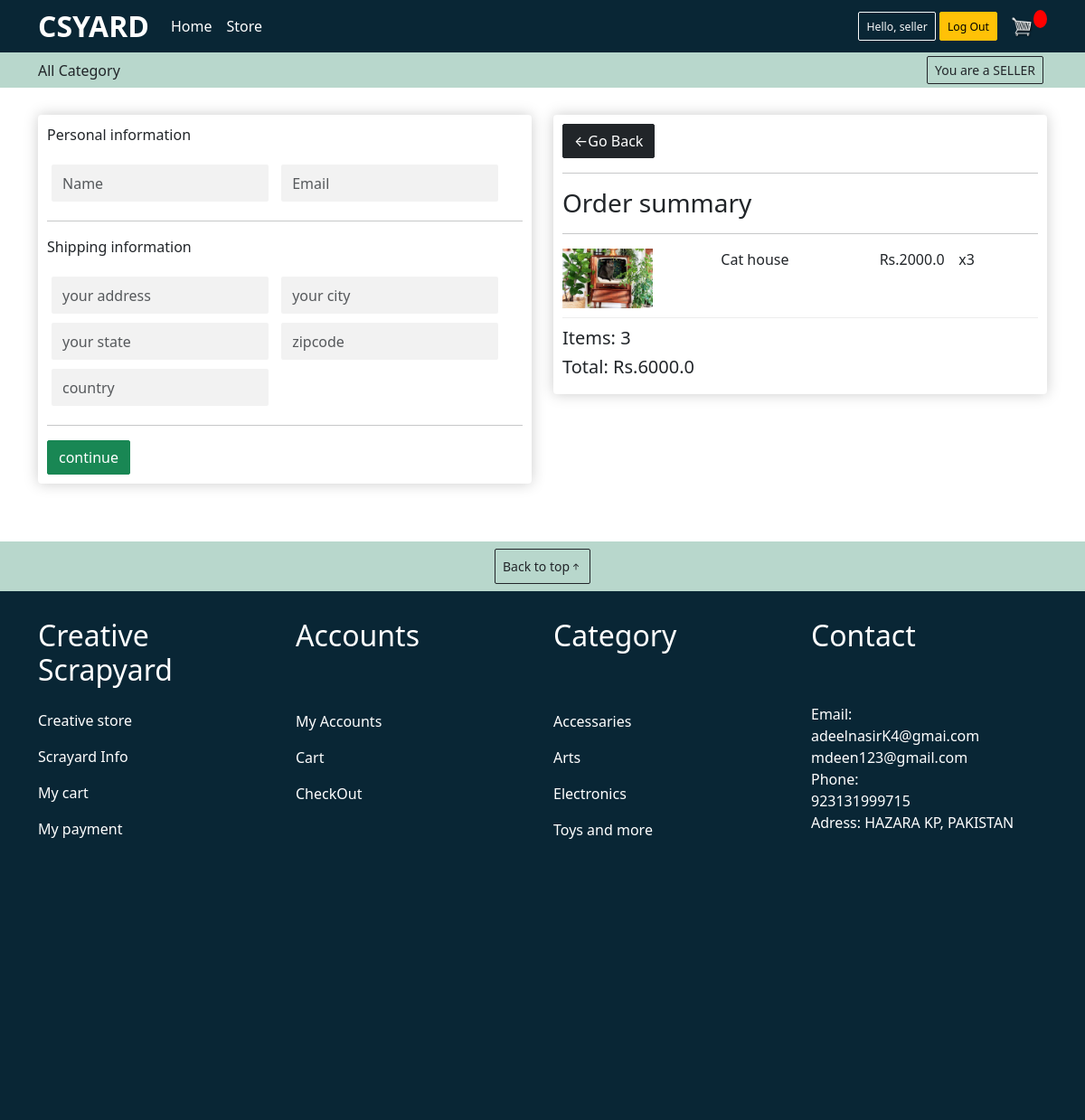
The app's page /checkout/ (signed in) with its own data.
### store/models.py (models this page shows, shortened)
class User(AbstractBaseUser):
    email = models.EmailField(unique=True)
    username = models.CharField(max_length=200)
    is_admin = models.BooleanField(default=False)
    is_active = models.BooleanField(default=True)
    class Role(models.TextChoices):
        CUSTOMER= "CUSTOMER", 'customer'
        SELLER= "SELLER", 'seller'
    base_role = Role.CUSTOMER
    USERNAME_FIELD = 'email'
    REQUIRED_FIELDS = ['username']
    objects = CustomUserManager()
    role = models.CharField(max_length=50, choices=Role.choices)
    def __str__(self):
        return self.email

class Order_item(models.Model):
    product = models.ForeignKey(Product, on_delete=models.CASCADE, null=True)
    order = models.ForeignKey(Order, on_delete=models.CASCADE, null=True)
    quantity = models.IntegerField(default=0, null=True, blank=True)
    date_added = models.DateTimeField(auto_now_add=True)
    @property
    def get_item_total(self):
        total = self.product.price*self.quantity
        return total

class Product(models.Model):
    seller = models.ForeignKey(User, on_delete=models.CASCADE, null=True)
    name = models.CharField(max_length=200, null=True)
    price = models.FloatField()
    category = models.ForeignKey(Category, on_delete=models.SET_NULL, null=True)
    image = models.ImageField(null=True, blank=True)
    in_stock = models.BooleanField(default=True)
    @property
    def image_url(self):
        try:
            url = self.image.url
        except:
            url = ''
        return url

class Order(models.Model):
    customer = models.ForeignKey(User, on_delete=models.CASCADE, null=True)
    date_order = models.DateTimeField(auto_now_add=True)
    complete = models.BooleanField(default=False, null=True, blank=True)
    transaction_id = models.CharField(max_length=200, null=True)
    @property
    def get_cart_total(self):
        orderitems = self.order_item_set.all()
        total = sum([item.get_item_total for item in orderitems])
        return total
    @property
    def get_cart_item(self):
        orderitems = self.order_item_set.all()
        total = sum([item.quantity for item in orderitems])
        return total

### store/views.py (the view)
# urls.py: path('checkout/', views.checkout, name= 'checkout'),
def checkout(request):
    if request.user.is_authenticated:
        customer = request.user
        order, create = Order.objects.get_or_create(customer=customer, complete=False)
        items = order.order_item_set.all()
    else:
        items = []
        order = {'get_cart_item':0, 'get_cart_total':0}
    context = {'items':items, 'order': order}
    return render(request, 'store/checkout.html', context)

### store/templates/store/checkout.html (shortened to what this page needs)
{% extends 'store/main.html' %}
{% load static %}
{% block content %}
<div class="container">
    <div class="row">
        <div class="col col-lg-6">
            <div class="box-element" id="form-wrapper">
                <form id="form">
                    <div id="user-info">
                        <p>Personal information</p>
                        <div class="form-field">
                            <input required class="form-control" type="text" name="name" placeholder="Name">
                        </div>
                        <div class="form-field">
                            <input required class="form-control" type="email" name="email" placeholder="Email">
                        </div>
                    </div>
                    <div id="shipping-info">
                        <hr>
                        <p>Shipping information</p>
                        <div class="form-field">
                            <input required class="form-control" type="text" name="address" placeholder="your address">
                        </div>
                        <div class="form-field">
                            <input required class="form-control" type="text" name="city" placeholder="your city">
                        </div>
                        <div class="form-field">
                            <input required class="form-control" type="text" name="state" placeholder="your state">
                        </div>
                        <div class="form-field">
                            <input required class="form-control" type="text" name="zipcode" placeholder="zipcode">
                        </div>
                        <div class="form-field">
                            <input required class="form-control" type="text" name="country" placeholder="country">
                        </div>
                    </div>
                    <hr>
                    <input id="form-button" class="btn btn-success btn-block" type="submit" value="continue">
                </form>
            </div>
            <br>
        </div>
        <div class="col col-lg-6">
            <div class="box-element">
                <a class="btn btn-dark" href="{% url 'cart' %}">&#x2190;Go Back</a>
                <hr>
                <h3>Order summary</h3>
                <hr>
                {% for item in items %}
                <div class="cart-row">
                    <div style="flex: 2;" >
                        <img class="row-image" src="{{ item.product.image_url }}" alt="placeholder"></div>
                    <div style="flex: 2;" ><p>{{ item.product.name }}</p></div>
                    <div style="flex: 1;" ><p>Rs.{{ item.product.price }}</p></div>
                    <div style="flex: 1;" ><p>x{{ item.quantity}}</p></div>
                </div>
                {% endfor %}
                <h5>Items: {{ order.get_cart_item }}</h5>
                <h5>Total: Rs.{{ order.get_cart_total }}</h5>
            </div>
        </div>
    </div>
</div>
{% endblock content %}

### store/templates/store/navbar.html (shortened to what this page needs)
{% load static %}
<nav class="navbar navbar-expand-lg navbar-dark navbar-bg">
  <div class="container ">
    <a class="navbar-brand" href="{% url 'home' %}">CSYARD</a>
    <div class="collapse navbar-collapse" id="navbarSupportedContent">
      <ul class="navbar-nav">
        <li class="nav-item active">
          <a class="nav-link text-white " href="{% url 'home' %}">Home</a>
        </li>
          <li class="nav-item ">
            <a class="nav-link text-white " href="{% url 'store' %}">Store</a>
          </li>
      </ul>
    </div>
    <div class="form-inline my-2 my-lg-0">
        {% if request.user.is_authenticated %}
        <button class="btn btn-outline-light btn-sm"><small>Hello, {{ request.user.username }} </small></button>
        <a href="{% url 'logout' %}"class="btn btn-warning btn-sm" ><small>Log Out</small></a>
        {% else %}
        <a href="{% url 'login' %}"class="btn btn-outline-light btn-sm"><small>Welcome, Log In</small></a>
        <a href="{% url 'register' %}"class="btn btn-warning btn-sm" ><small>Sign Up</small></a>
        {% endif %}
    </div>
    <a href="{% url 'cart' %}">
      <img  id="cart-icon" src="{% static 'images/cart.png' %}">
    </a>
    <p id="cart-total">{{ cartItems }}</p>
  </div>
</nav>
<nav class="navbar bg-expand-lg navbar-cat-bg">
 <div class="container ">
  <a class="nav-link" href="{% url 'store' %}" >All Category</a>
  {% if request.user.is_authenticated %}
  <div class="form-inline my-2 my-lg-0 p-1">
    <a href="#"class="btn btn-outline-dark btn-sm ">You are a {{request.user.role}}</a>
  </div>
  {% else %}
  <div class="form-inline my-2 my-lg-0 p-1">
    <a href="{% url 'seller-page' %}"class="btn btn-outline-dark btn-sm "><small> Become Seller</small></a>
  </div>
  {% endif %}
 </div>
</nav>

### static/css/main.css (style rules this page uses)
.navbar { padding: 0; }
.navbar-bg { background-color: #092635; }
.navbar-brand { font-size: 2rem; font-weight: 800; }
.navbar-cat-bg { background-color: #b8d7cc; }
.box-element { box-shadow:hsl(0, 0%, 80%) 0 0 16px; background-color: #fff; border-radius: 4px; padding: 10px; }
.col-lg-4, .col-md-4, .col { margin-top: 30px; }
#cart-icon { width:25px; display: inline-block; margin-left: 15px; }
#cart-total { display: block; text-align: center; color:#fff; background-color: red; width: 15px; height: 20px; border-radius: 50%; font-size: 14px; }
.row-image { width: 100px; }
.form-field { width:250px; display: inline-block; padding: 5px; }
.cart-row { display: flex; align-items: flex-stretch; padding-bottom: 10px; margin-bottom: 10px; border-bottom: 1px solid #ececec; }
.form-control { min-height: 41px; background: #f2f2f2; box-shadow: none !important; border: transparent; }
.form-control, .btn { border-radius: 2px; }

### records on screen
User: user.username "seller", user.role "SELLER"
Order_item: product.image_url (picture), product.name "Cat house", product.price "2000.0", quantity "3"
Order: get_cart_item "3", get_cart_total "6000.0"
